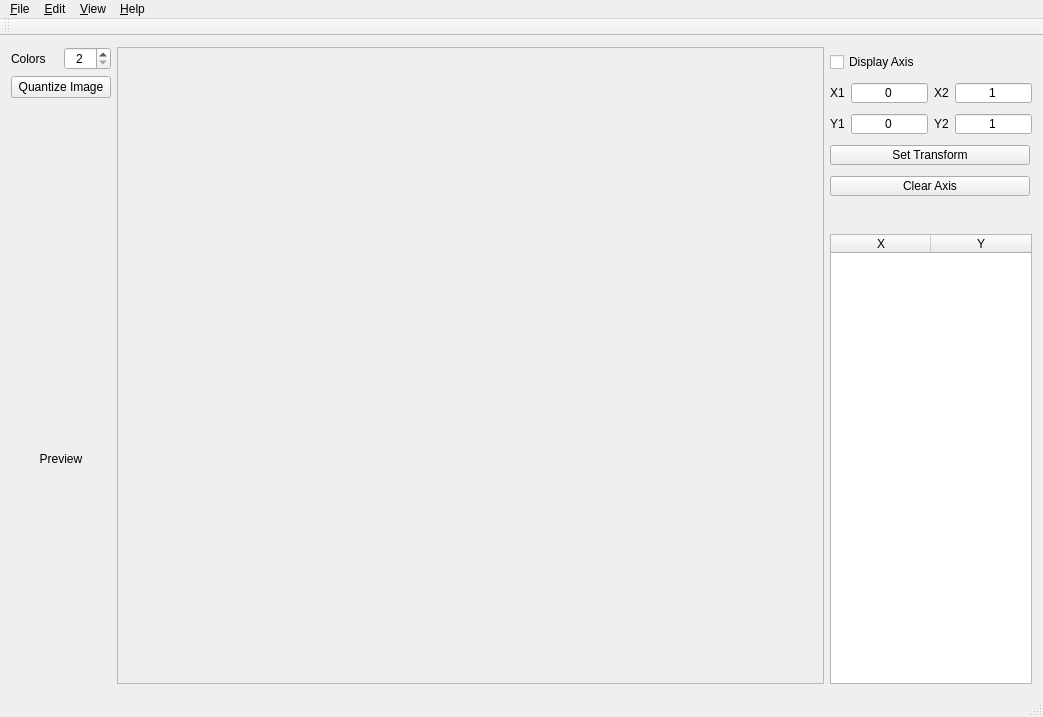
<?xml version="1.0" encoding="UTF-8"?>
<ui version="4.0">
 <class>GraphDigitizerClass</class>
 <widget class="QMainWindow" name="GraphDigitizerClass">
  <property name="geometry">
   <rect>
    <x>0</x>
    <y>0</y>
    <width>1043</width>
    <height>684</height>
   </rect>
  </property>
  <property name="mouseTracking">
   <bool>true</bool>
  </property>
  <property name="windowTitle">
   <string>GraphDigitizer</string>
  </property>
  <widget class="QWidget" name="centralWidget">
   <layout class="QGridLayout" name="gridLayout">
    <item row="2" column="0">
     <layout class="QVBoxLayout" name="verticalLayout_2">
      <item>
       <layout class="QHBoxLayout" name="horizontalLayout">
        <item>
         <widget class="QLabel" name="label">
          <property name="text">
           <string>Colors</string>
          </property>
          <property name="buddy">
           <cstring>nrColorsSB</cstring>
          </property>
         </widget>
        </item>
        <item>
         <widget class="QSpinBox" name="nrColorsSB">
          <property name="alignment">
           <set>Qt::AlignCenter</set>
          </property>
          <property name="minimum">
           <number>2</number>
          </property>
          <property name="maximum">
           <number>64</number>
          </property>
         </widget>
        </item>
       </layout>
      </item>
      <item>
       <widget class="QPushButton" name="quantizedImageBtn">
        <property name="sizePolicy">
         <sizepolicy hsizetype="Minimum" vsizetype="Fixed">
          <horstretch>0</horstretch>
          <verstretch>0</verstretch>
         </sizepolicy>
        </property>
        <property name="text">
         <string>Quantize Image</string>
        </property>
       </widget>
      </item>
      <item>
       <widget class="QuantizedColorLabel" name="quantizedColorLabel">
        <property name="sizePolicy">
         <sizepolicy hsizetype="Fixed" vsizetype="Fixed">
          <horstretch>0</horstretch>
          <verstretch>0</verstretch>
         </sizepolicy>
        </property>
        <property name="minimumSize">
         <size>
          <width>100</width>
          <height>100</height>
         </size>
        </property>
        <property name="maximumSize">
         <size>
          <width>100</width>
          <height>100</height>
         </size>
        </property>
        <property name="mouseTracking">
         <bool>true</bool>
        </property>
        <property name="autoFillBackground">
         <bool>true</bool>
        </property>
        <property name="text">
         <string/>
        </property>
        <property name="scaledContents">
         <bool>true</bool>
        </property>
        <property name="alignment">
         <set>Qt::AlignCenter</set>
        </property>
       </widget>
      </item>
     </layout>
    </item>
    <item row="7" column="2">
     <widget class="QTableWidget" name="tableWidget_2">
      <property name="enabled">
       <bool>true</bool>
      </property>
      <property name="minimumSize">
       <size>
        <width>0</width>
        <height>450</height>
       </size>
      </property>
      <property name="maximumSize">
       <size>
        <width>202</width>
        <height>500</height>
       </size>
      </property>
      <property name="verticalScrollBarPolicy">
       <enum>Qt::ScrollBarAlwaysOff</enum>
      </property>
      <property name="horizontalScrollBarPolicy">
       <enum>Qt::ScrollBarAlwaysOff</enum>
      </property>
      <property name="gridStyle">
       <enum>Qt::SolidLine</enum>
      </property>
      <attribute name="horizontalHeaderDefaultSectionSize">
       <number>100</number>
      </attribute>
      <attribute name="horizontalHeaderMinimumSectionSize">
       <number>0</number>
      </attribute>
      <attribute name="horizontalHeaderStretchLastSection">
       <bool>true</bool>
      </attribute>
      <attribute name="verticalHeaderStretchLastSection">
       <bool>false</bool>
      </attribute>
      <column>
       <property name="text">
        <string>X</string>
       </property>
      </column>
      <column>
       <property name="text">
        <string>Y</string>
       </property>
      </column>
     </widget>
    </item>
    <item row="2" column="2">
     <layout class="QVBoxLayout" name="axisVL">
      <property name="sizeConstraint">
       <enum>QLayout::SetDefaultConstraint</enum>
      </property>
      <item>
       <widget class="QCheckBox" name="displayAxisChk">
        <property name="sizePolicy">
         <sizepolicy hsizetype="Fixed" vsizetype="Minimum">
          <horstretch>0</horstretch>
          <verstretch>0</verstretch>
         </sizepolicy>
        </property>
        <property name="maximumSize">
         <size>
          <width>200</width>
          <height>20</height>
         </size>
        </property>
        <property name="text">
         <string>Display Axis</string>
        </property>
       </widget>
      </item>
      <item>
       <layout class="QHBoxLayout" name="xAxisHL">
        <item>
         <widget class="QLabel" name="x1AxisLabel">
          <property name="maximumSize">
           <size>
            <width>200</width>
            <height>16777215</height>
           </size>
          </property>
          <property name="text">
           <string>X1</string>
          </property>
          <property name="buddy">
           <cstring>x1AxisField</cstring>
          </property>
         </widget>
        </item>
        <item>
         <widget class="QLineEdit" name="x1AxisField">
          <property name="sizePolicy">
           <sizepolicy hsizetype="Preferred" vsizetype="Preferred">
            <horstretch>0</horstretch>
            <verstretch>0</verstretch>
           </sizepolicy>
          </property>
          <property name="maximumSize">
           <size>
            <width>200</width>
            <height>20</height>
           </size>
          </property>
          <property name="text">
           <string>0</string>
          </property>
          <property name="alignment">
           <set>Qt::AlignCenter</set>
          </property>
         </widget>
        </item>
        <item>
         <widget class="QLabel" name="x2AxisLabel">
          <property name="sizePolicy">
           <sizepolicy hsizetype="Fixed" vsizetype="Minimum">
            <horstretch>0</horstretch>
            <verstretch>0</verstretch>
           </sizepolicy>
          </property>
          <property name="maximumSize">
           <size>
            <width>200</width>
            <height>130</height>
           </size>
          </property>
          <property name="text">
           <string>X2</string>
          </property>
          <property name="buddy">
           <cstring>x2AxisField</cstring>
          </property>
         </widget>
        </item>
        <item>
         <widget class="QLineEdit" name="x2AxisField">
          <property name="sizePolicy">
           <sizepolicy hsizetype="Preferred" vsizetype="Preferred">
            <horstretch>0</horstretch>
            <verstretch>0</verstretch>
           </sizepolicy>
          </property>
          <property name="maximumSize">
           <size>
            <width>200</width>
            <height>20</height>
           </size>
          </property>
          <property name="text">
           <string>1</string>
          </property>
          <property name="alignment">
           <set>Qt::AlignCenter</set>
          </property>
         </widget>
        </item>
       </layout>
      </item>
      <item>
       <layout class="QHBoxLayout" name="yAxisHL">
        <item>
         <widget class="QLabel" name="y1AxisLabel">
          <property name="maximumSize">
           <size>
            <width>200</width>
            <height>16777215</height>
           </size>
          </property>
          <property name="text">
           <string>Y1</string>
          </property>
          <property name="buddy">
           <cstring>y1AxisField</cstring>
          </property>
         </widget>
        </item>
        <item>
         <widget class="QLineEdit" name="y1AxisField">
          <property name="sizePolicy">
           <sizepolicy hsizetype="Preferred" vsizetype="Preferred">
            <horstretch>0</horstretch>
            <verstretch>0</verstretch>
           </sizepolicy>
          </property>
          <property name="maximumSize">
           <size>
            <width>200</width>
            <height>20</height>
           </size>
          </property>
          <property name="text">
           <string>0</string>
          </property>
          <property name="alignment">
           <set>Qt::AlignCenter</set>
          </property>
         </widget>
        </item>
        <item>
         <widget class="QLabel" name="y2AxisLabel">
          <property name="sizePolicy">
           <sizepolicy hsizetype="Fixed" vsizetype="Minimum">
            <horstretch>0</horstretch>
            <verstretch>0</verstretch>
           </sizepolicy>
          </property>
          <property name="maximumSize">
           <size>
            <width>200</width>
            <height>130</height>
           </size>
          </property>
          <property name="text">
           <string>Y2</string>
          </property>
          <property name="buddy">
           <cstring>y2AxisField</cstring>
          </property>
         </widget>
        </item>
        <item>
         <widget class="QLineEdit" name="y2AxisField">
          <property name="sizePolicy">
           <sizepolicy hsizetype="Preferred" vsizetype="Preferred">
            <horstretch>0</horstretch>
            <verstretch>0</verstretch>
           </sizepolicy>
          </property>
          <property name="maximumSize">
           <size>
            <width>200</width>
            <height>20</height>
           </size>
          </property>
          <property name="text">
           <string>1</string>
          </property>
          <property name="alignment">
           <set>Qt::AlignCenter</set>
          </property>
         </widget>
        </item>
       </layout>
      </item>
      <item>
       <widget class="QPushButton" name="setTransformBtn">
        <property name="sizePolicy">
         <sizepolicy hsizetype="Fixed" vsizetype="Minimum">
          <horstretch>0</horstretch>
          <verstretch>0</verstretch>
         </sizepolicy>
        </property>
        <property name="maximumSize">
         <size>
          <width>200</width>
          <height>20</height>
         </size>
        </property>
        <property name="text">
         <string>Set Transform</string>
        </property>
       </widget>
      </item>
      <item>
       <widget class="QPushButton" name="clearAxisBtn">
        <property name="sizePolicy">
         <sizepolicy hsizetype="Fixed" vsizetype="Minimum">
          <horstretch>0</horstretch>
          <verstretch>0</verstretch>
         </sizepolicy>
        </property>
        <property name="maximumSize">
         <size>
          <width>200</width>
          <height>20</height>
         </size>
        </property>
        <property name="text">
         <string>Clear Axis</string>
        </property>
       </widget>
      </item>
     </layout>
    </item>
    <item row="7" column="0">
     <widget class="ImageLabel" name="resultLabel">
      <property name="sizePolicy">
       <sizepolicy hsizetype="Minimum" vsizetype="Minimum">
        <horstretch>0</horstretch>
        <verstretch>0</verstretch>
       </sizepolicy>
      </property>
      <property name="minimumSize">
       <size>
        <width>100</width>
        <height>100</height>
       </size>
      </property>
      <property name="maximumSize">
       <size>
        <width>100</width>
        <height>100</height>
       </size>
      </property>
      <property name="autoFillBackground">
       <bool>true</bool>
      </property>
      <property name="text">
       <string>Preview</string>
      </property>
      <property name="scaledContents">
       <bool>false</bool>
      </property>
      <property name="alignment">
       <set>Qt::AlignCenter</set>
      </property>
     </widget>
    </item>
    <item row="2" column="1" rowspan="6">
     <widget class="QScrollArea" name="scrollArea">
      <property name="widgetResizable">
       <bool>true</bool>
      </property>
      <widget class="QWidget" name="scrollAreaWidgetContents_2">
       <property name="geometry">
        <rect>
         <x>0</x>
         <y>0</y>
         <width>707</width>
         <height>611</height>
        </rect>
       </property>
       <layout class="QVBoxLayout" name="verticalLayout">
        <item>
         <widget class="ImageLabel" name="imageLabel">
          <property name="sizePolicy">
           <sizepolicy hsizetype="Ignored" vsizetype="Ignored">
            <horstretch>0</horstretch>
            <verstretch>0</verstretch>
           </sizepolicy>
          </property>
          <property name="mouseTracking">
           <bool>true</bool>
          </property>
          <property name="text">
           <string/>
          </property>
          <property name="scaledContents">
           <bool>true</bool>
          </property>
         </widget>
        </item>
       </layout>
      </widget>
     </widget>
    </item>
   </layout>
  </widget>
  <widget class="QMenuBar" name="menuBar">
   <property name="geometry">
    <rect>
     <x>0</x>
     <y>0</y>
     <width>1043</width>
     <height>21</height>
    </rect>
   </property>
   <widget class="QMenu" name="menuFile">
    <property name="title">
     <string>&amp;File</string>
    </property>
    <addaction name="actionOpen"/>
    <addaction name="actionSaveAs"/>
    <addaction name="actionPrint"/>
    <addaction name="separator"/>
    <addaction name="actionExit"/>
   </widget>
   <widget class="QMenu" name="menuEdit">
    <property name="title">
     <string>&amp;Edit</string>
    </property>
    <addaction name="actionCopy"/>
    <addaction name="actionPaste"/>
    <addaction name="separator"/>
    <addaction name="actionAdd_Dataset"/>
    <addaction name="actionSet_AOI"/>
   </widget>
   <widget class="QMenu" name="menuView">
    <property name="title">
     <string>&amp;View</string>
    </property>
    <addaction name="actionZoom_In"/>
    <addaction name="actionZoom_Out"/>
    <addaction name="actionNormal_Size"/>
    <addaction name="separator"/>
    <addaction name="action_Fit_to_Window"/>
   </widget>
   <widget class="QMenu" name="menu_Help">
    <property name="title">
     <string>&amp;Help</string>
    </property>
    <addaction name="action_About"/>
   </widget>
   <addaction name="menuFile"/>
   <addaction name="menuEdit"/>
   <addaction name="menuView"/>
   <addaction name="menu_Help"/>
  </widget>
  <widget class="QToolBar" name="mainToolBar">
   <attribute name="toolBarArea">
    <enum>TopToolBarArea</enum>
   </attribute>
   <attribute name="toolBarBreak">
    <bool>false</bool>
   </attribute>
  </widget>
  <widget class="QStatusBar" name="statusBar"/>
  <action name="actionOpen">
   <property name="text">
    <string>&amp;Open...</string>
   </property>
  </action>
  <action name="actionSaveAs">
   <property name="enabled">
    <bool>false</bool>
   </property>
   <property name="text">
    <string>&amp;SaveAs...</string>
   </property>
  </action>
  <action name="actionPrint">
   <property name="enabled">
    <bool>false</bool>
   </property>
   <property name="text">
    <string>&amp;Print...</string>
   </property>
  </action>
  <action name="actionExit">
   <property name="text">
    <string>E&amp;xit</string>
   </property>
   <property name="shortcut">
    <string>Ctrl+Q</string>
   </property>
  </action>
  <action name="actionCopy">
   <property name="enabled">
    <bool>false</bool>
   </property>
   <property name="text">
    <string>&amp;Copy</string>
   </property>
  </action>
  <action name="actionPaste">
   <property name="text">
    <string>&amp;Paste</string>
   </property>
  </action>
  <action name="actionAdd_Dataset">
   <property name="checkable">
    <bool>true</bool>
   </property>
   <property name="text">
    <string>&amp;Add Dataset</string>
   </property>
   <property name="shortcut">
    <string>Ctrl+A</string>
   </property>
  </action>
  <action name="actionZoom_In">
   <property name="enabled">
    <bool>false</bool>
   </property>
   <property name="text">
    <string>Zoom &amp;In (25%)</string>
   </property>
  </action>
  <action name="actionZoom_Out">
   <property name="enabled">
    <bool>false</bool>
   </property>
   <property name="text">
    <string>Zoom &amp;Out (25%)</string>
   </property>
  </action>
  <action name="actionNormal_Size">
   <property name="enabled">
    <bool>false</bool>
   </property>
   <property name="text">
    <string>&amp;Normal Size</string>
   </property>
   <property name="shortcut">
    <string>Ctrl+S</string>
   </property>
  </action>
  <action name="action_Fit_to_Window">
   <property name="checkable">
    <bool>true</bool>
   </property>
   <property name="enabled">
    <bool>false</bool>
   </property>
   <property name="text">
    <string>&amp;Fit to Window</string>
   </property>
   <property name="shortcut">
    <string>Ctrl+F</string>
   </property>
  </action>
  <action name="action_About">
   <property name="text">
    <string>&amp;About</string>
   </property>
  </action>
  <action name="actionAbout_Qt">
   <property name="text">
    <string>About &amp;Qt</string>
   </property>
  </action>
  <action name="actionSet_AOI">
   <property name="text">
    <string>Set AOI</string>
   </property>
  </action>
 </widget>
 <layoutdefault spacing="6" margin="11"/>
 <customwidgets>
  <customwidget>
   <class>ImageLabel</class>
   <extends>QLabel</extends>
   <header>ImageLabel.h</header>
  </customwidget>
  <customwidget>
   <class>QuantizedColorLabel</class>
   <extends>QLabel</extends>
   <header>QuantizedColorLabel.h</header>
  </customwidget>
 </customwidgets>
 <tabstops>
  <tabstop>displayAxisChk</tabstop>
  <tabstop>x1AxisField</tabstop>
  <tabstop>x2AxisField</tabstop>
  <tabstop>y1AxisField</tabstop>
  <tabstop>y2AxisField</tabstop>
  <tabstop>setTransformBtn</tabstop>
  <tabstop>clearAxisBtn</tabstop>
  <tabstop>tableWidget_2</tabstop>
 </tabstops>
 <resources>
  <include location="uiGraphDigitizer.qrc"/>
 </resources>
 <connections/>
</ui>
